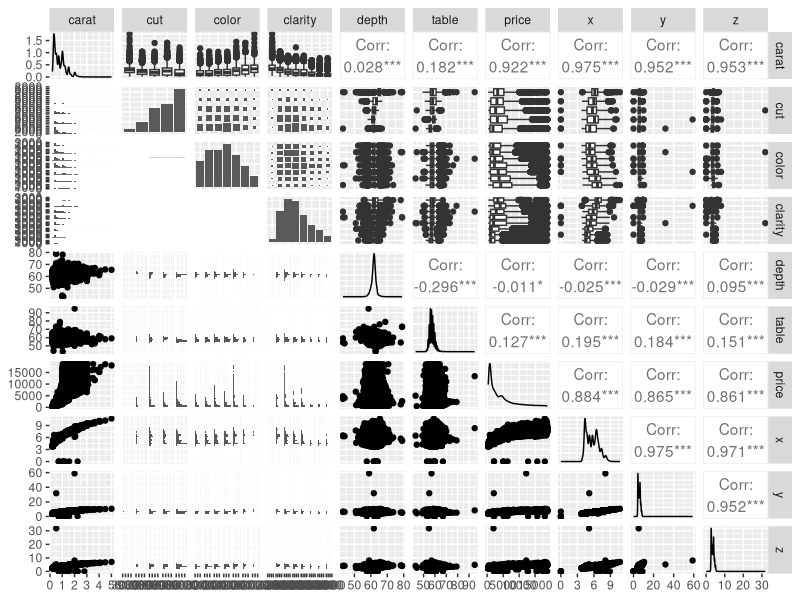
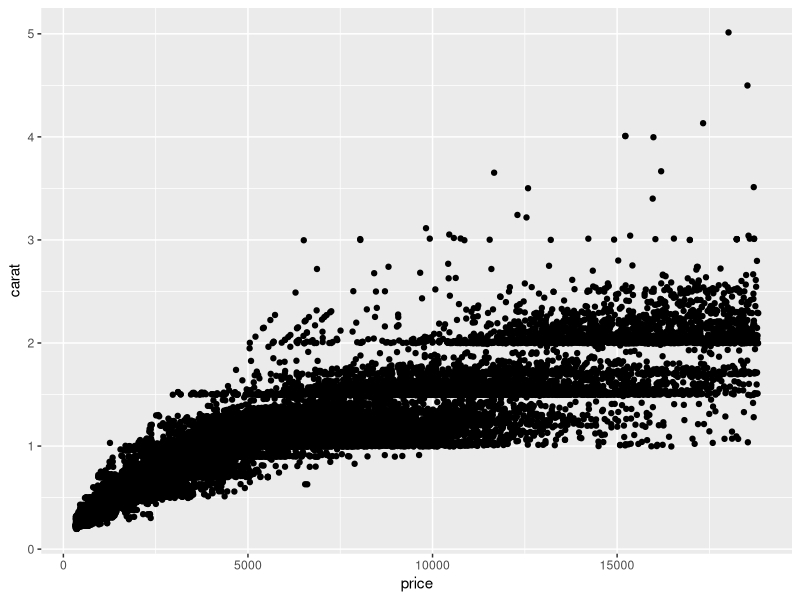
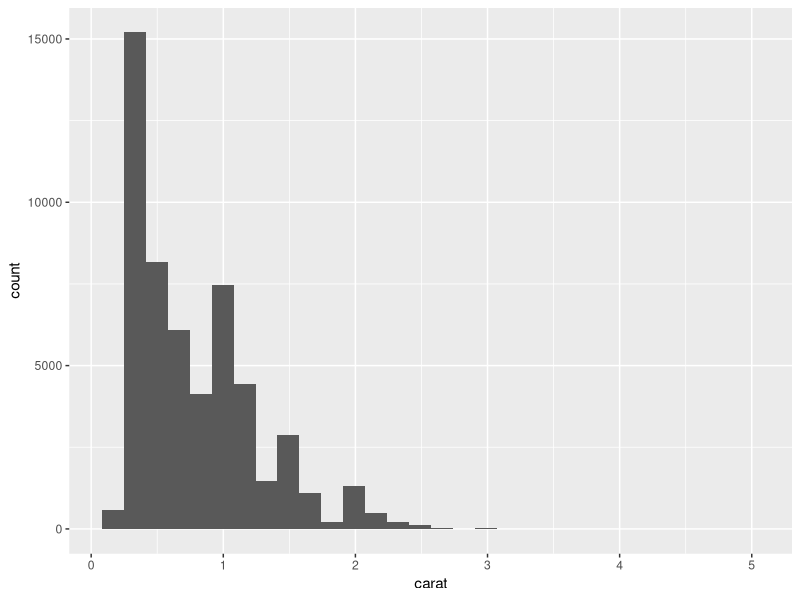
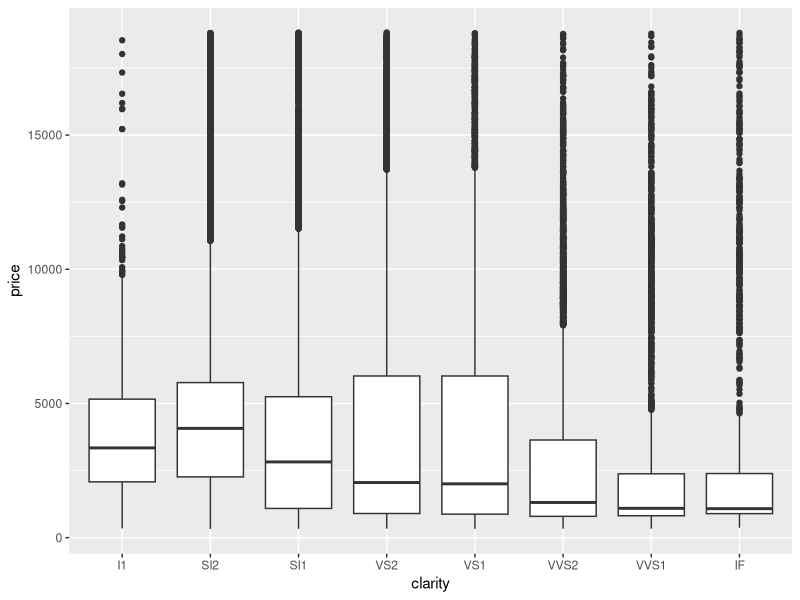

Recreate these plots in R, in order.
## ---- chunk 1
library(tidyverse)
library(skimr)
library(GGally)
## ---- chunk 2
names(diamonds)

dim(diamonds)

summary(diamonds)

head(diamonds)

tail(diamonds)

skimr::skim(diamonds)


## ---- chunk 3
GGally::ggpairs(diamonds)
## ---- chunk 4
ggplot(data = diamonds, aes(x = price, y = carat)) +
  geom_jitter()
## ---- chunk 5
ggplot(data = diamonds, aes(x = carat)) +
  geom_histogram()

## ---- chunk 6
ggplot(data = diamonds, aes(x =clarity, y = price)) +
  geom_boxplot()
